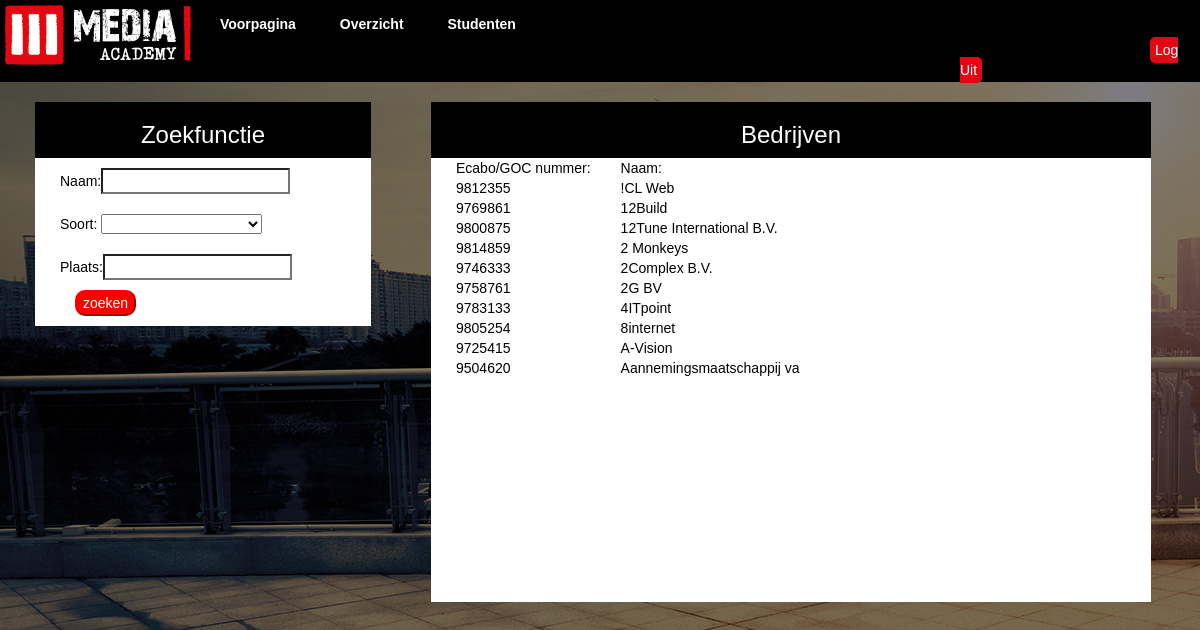
The page /overzicht (signed in) on the database its author committed.
### tables this page shows
CREATE TABLE IF NOT EXISTS `bedrijven` (
  `bedrijf_id` int(11) NOT NULL AUTO_INCREMENT,
  `ref_nummer` int(11) NOT NULL,
  `soort` int(1) NOT NULL,
  `bedrijf_naam` varchar(25) NOT NULL,
  `Adres` varchar(50) NOT NULL,
  `Postcode` varchar(7) NOT NULL,
  `Plaats` varchar(50) NOT NULL,
  `Telefoonnummer` int(11) NOT NULL,
  `Website` varchar(50) NOT NULL,
  `Contactpersoon_telefoon` int(10) NOT NULL,
  `Contactpersoon_email` varchar(30) NOT NULL,
  `Praktijkbegeleider` varchar(30) NOT NULL,
  `Praktijkbegeleider_telefoon` int(10) NOT NULL,
  PRIMARY KEY (`bedrijf_id`)
);

### controller/overzicht.class.php (called while the page is built, shortened)
<?php
class Overzicht extends Controller{
    public function __construct(){
	$this->view->title = 'Overzicht';
	$this->view->style = 'bootstrap';
	$this->view->altStyle = 'style1';
    }
    function index(){
	if(isset($_GET['naam']) || isset($_GET['soort']) || isset($_GET['plaats'])){
	    $bedrijven = $this->model->getBedrijf();
	}else{
	    $bedrijven = $this->model->getBedrijven();
	}
	$this->view->bedrijfList = $bedrijven;
	$this->view->render('overzicht');
    }
}

### libs/ini.php (called while the page is built, shortened)
<?php
require 'libs/controller.php';
require 'libs/model.php';
$site = new Router();

### index.php (called while the page is built)
<?php
require 'libs/ini.php';

### libs/model.php (called while the page is built)
<?php
class Model{
    public function __construct(){
	$this->dbh = new Database();
    }
}

### model/overzicht.model.php (called while the page is built, shortened)
<?php
class Overzicht_Model extends Model{
    public function getBedrijven(){
	$sth = $this->dbh->prepare('SELECT * FROM (SELECT * FROM bedrijven ORDER BY bedrijf_id DESC) x GROUP BY ref_nummer ORDER BY bedrijf_id ASC');
	$sth->execute();
	return $sth->fetchall();
    }
}

### libs/controller.php (called while the page is built, shortened)
<?php
class Controller {
    public function loadmodel($name) {
        $path = 'model/' . $name . '.model.php';
        if (file_exists($path)) {
            $this->model = new $modelname;
        }
    }
}

### view/content/overzicht.php (the view, shortened to what this page needs)
<div class="wrap">
    <div id="zoek">
	<div id="zoek2"><h3>Zoekfunctie</h3></div>
	<p>
	<form method="get" action="<?php echo URL ?>overzicht">
	    Naam:<input type="search" name="naam" />
	    <br /><br>
	    Soort:
	    <select type="search" name="soort">
		<option value="">
		</option>
		<option value="0">
		</option>
	    </select>
	    <br/><br>
	    Plaats:<input type="search" name="plaats" />
	    <input type="submit" value="zoeken" />
	</form>
	</p>
    </div>
    <div id="bedrijf">
	<div id="bedrijven"><h3>Bedrijven</h3></div>
        <table id="overzichtBedrijven">
            <thead>
	    <td>
		Ecabo/GOC nummer:
	    </td>
	    <td>
		Naam:
	    </td>
            </thead>
	    <?php
	    foreach($this->bedrijfList as $bedrijf){
		echo "<tr>"
		. "<td>"
		. $bedrijf['ref_nummer'] .
		"</td>"
		. "<td>"
		. "<a href='" . URL . "bedrijf/showBedrijf/" . $bedrijf["bedrijf_id"] . "'>" . $bedrijf["bedrijf_naam"] . "</a>" .
		"</td>" .
		"</tr>";
	    }
	    ?>
        </table>
    </div>
</div>

### public/css/style1.css (style rules this page uses)
body { font-family: Arial; background: url(../img/Header-3.jpg); }
h3 { margin: 0px 0px 3px 0px; padding-top:20px; text-align: center; font-family: arial; }
form { padding-left: 25px; }
td { padding:0 5px 0 25px; }
tr { padding-left: 25 }
#zoek2 { background-color: black; color: white; height: 56px; }
#zoek { display: inline-block; float: left; background-color: white; width: 28%; min-height: 210px; margin-left: 35px; }
#bedrijven { background-color: black; color: white; height: 56px; }
#bedrijf { display: inline-block; width: 60%; min-height: 500px; background-color: white; margin-left:5%; padding-bottom: 15px; }

### rows shown on the page
bedrijven: ref_nummer "9812355", bedrijf_naam "!CL Web"
bedrijven: ref_nummer "9769861", bedrijf_naam "12Build"
bedrijven: ref_nummer "9800875", bedrijf_naam "12Tune International B.V."
bedrijven: ref_nummer "9814859", bedrijf_naam "2 Monkeys"
bedrijven: ref_nummer "9746333", bedrijf_naam "2Complex B.V."
bedrijven: ref_nummer "9758761", bedrijf_naam "2G BV"
bedrijven: ref_nummer "9783133", bedrijf_naam "4ITpoint"
bedrijven: ref_nummer "9805254", bedrijf_naam "8internet"
bedrijven: ref_nummer "9725415", bedrijf_naam "A-Vision"
bedrijven: ref_nummer "9504620", bedrijf_naam "Aannemingsmaatschappij va"
